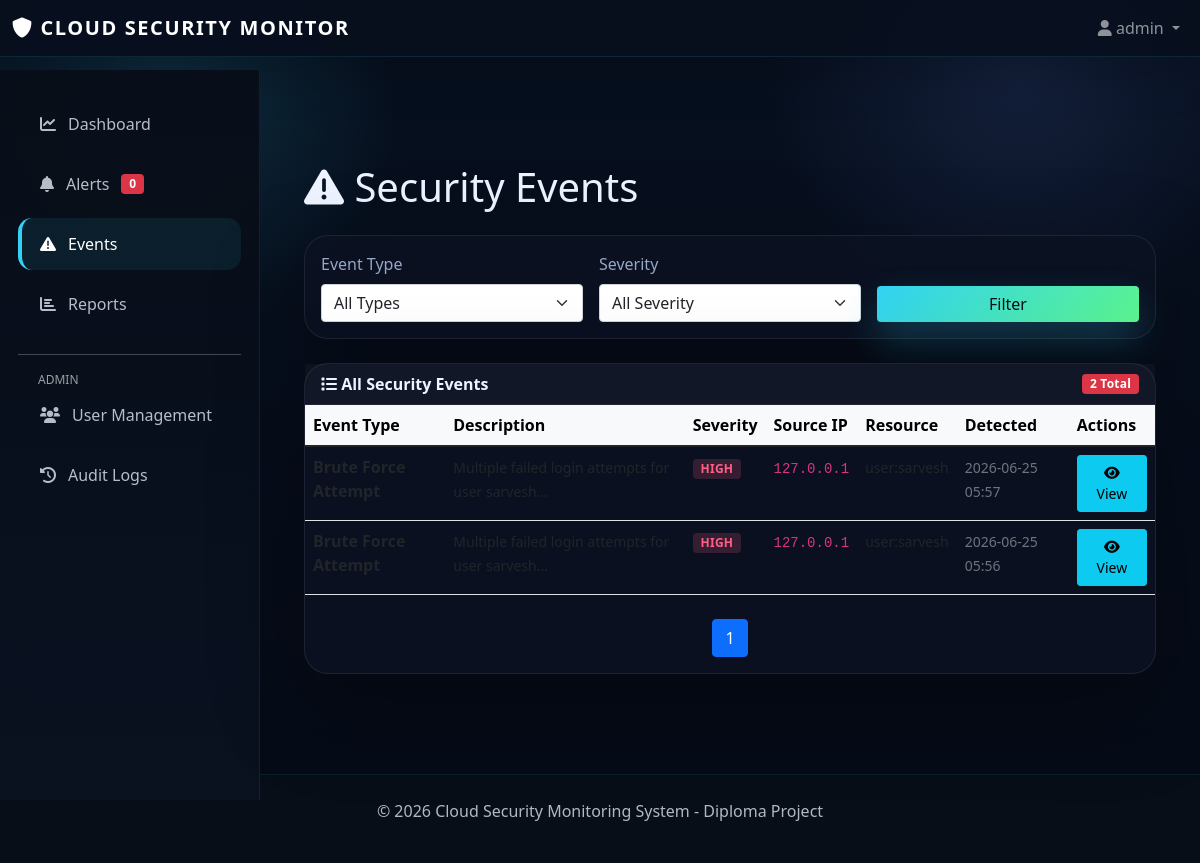
Screenshot of /events (signed in) with the database file from the repository.
### models.py (models this page shows, shortened)
class User(UserMixin, db.Model):
    __tablename__ = 'users'
    id = db.Column(db.Integer, primary_key=True)
    username = db.Column(db.String(120), unique=True, nullable=False, index=True)
    email = db.Column(db.String(120), unique=True, nullable=False)
    password_hash = db.Column(db.String(255), nullable=False)
    role = db.Column(db.Enum(UserRole), default=UserRole.VIEWER, nullable=False)
    is_active = db.Column(db.Boolean, default=True)
    created_at = db.Column(db.DateTime, default=datetime.utcnow)
    last_login = db.Column(db.DateTime)
    failed_login_attempts = db.Column(db.Integer, default=0)
    login_logs = db.relationship('LoginLog', backref='user', lazy=True, cascade='all, delete-orphan')
    activity_logs = db.relationship('ActivityLog', backref='user', lazy=True, cascade='all, delete-orphan')

class SecurityEvent(db.Model):
    __tablename__ = 'security_events'
    id = db.Column(db.Integer, primary_key=True)
    event_type = db.Column(db.String(100), nullable=False, index=True)  # brute_force, suspicious_access, config_change, etc.
    severity = db.Column(db.Enum(AlertSeverity), nullable=False, index=True)
    description = db.Column(db.Text, nullable=False)
    source_user_id = db.Column(db.Integer, db.ForeignKey('users.id'))
    source_ip = db.Column(db.String(45))
    affected_resource = db.Column(db.String(255))
    detected_at = db.Column(db.DateTime, default=datetime.utcnow, index=True)
    raw_data = db.Column(db.JSON)
    alerts = db.relationship('Alert', backref='event', lazy=True, cascade='all, delete-orphan')

### app.py (the view)
    @app.route('/events')
    @login_required
    @analyst_required
    def events_list():
        event_type = request.args.get('type')
        severity = request.args.get('severity')
        page = request.args.get('page', 1, type=int)
        query = SecurityEvent.query
        if event_type:
            query = query.filter(SecurityEvent.event_type == event_type)
        if severity:
            query = query.filter(SecurityEvent.severity == severity)
        events = query.order_by(SecurityEvent.detected_at.desc()).paginate(page=page, per_page=20)
        return render_template('events/list.html', events=events)

### auth.py (called while the page is built)
def analyst_required(f):
    @wraps(f)
    def decorated_function(*args, **kwargs):
        if not current_user.is_authenticated or current_user.role not in [UserRole.ADMIN, UserRole.ANALYST]:
            flash('Analyst access required', 'danger')
            return redirect(url_for('index'))
        return f(*args, **kwargs)
    return decorated_function

### templates/events/list.html (shortened to what this page needs)
{% extends "base.html" %}
{% block content %}
<div class="container-fluid">
    <h1 class="mb-4">
        <i class="fas fa-exclamation-triangle"></i> Security Events
    </h1>
    <div class="card mb-4">
        <div class="card-body">
            <form method="GET" class="row g-3">
                <div class="col-md-4">
                    <label for="type" class="form-label">Event Type</label>
                    <select class="form-select" id="type" name="type">
                        <option value="">All Types</option>
                    </select>
                </div>
                <div class="col-md-4">
                    <label for="severity" class="form-label">Severity</label>
                    <select class="form-select" id="severity" name="severity">
                        <option value="">All Severity</option>
                    </select>
                </div>
                <div class="col-md-4 d-flex align-items-end">
                    <button type="submit" class="btn btn-primary w-100">Filter</button>
                </div>
            </form>
        </div>
    </div>
    <div class="card">
        <div class="card-header">
            <div style="display: flex; justify-content: space-between; align-items: center;">
                <span><i class="fas fa-list"></i> All Security Events</span>
                <span class="badge bg-danger">{{ events.total }} Total</span>
            </div>
        </div>
        <div class="table-responsive">
            {% if events.items %}
            <table class="table table-hover mb-0">
                <thead class="table-light">
                    <tr>
                        <th>Event Type</th>
                        <th>Description</th>
                        <th>Severity</th>
                        <th>Source IP</th>
                        <th>Resource</th>
                        <th>Detected</th>
                        <th>Actions</th>
                    </tr>
                </thead>
                <tbody>
                    {% for event in events.items %}
                    <tr>
                        <td>
                            <strong>{{ event.event_type.replace('_', ' ').title() }}</strong>
                        </td>
                        <td>
                            <small>{{ event.description[:60] }}...</small>
                        </td>
                        <td>
                            <span class="badge badge-{{ event.severity.value }}">
                                {{ event.severity.value.upper() }}
                            </span>
                        </td>
                        <td>
                            {% if event.source_ip %}
                                <code>{{ event.source_ip }}</code>
                            {% else %}
                                <span class="text-muted">-</span>
                            {% endif %}
                        </td>
                        <td>
                            {% if event.affected_resource %}
                                <small>{{ event.affected_resource }}</small>
                            {% else %}
                                <span class="text-muted">-</span>
                            {% endif %}
                        </td>
                        <td>
                            <small class="text-muted">{{ event.detected_at.strftime('%Y-%m-%d %H:%M') }}</small>
                        </td>
                        <td>
                            <a href="/events/{{ event.id }}" class="btn btn-sm btn-info btn-sm-icon">
                                <i class="fas fa-eye"></i> View
                            </a>
                        </td>
                    </tr>
                    {% endfor %}
                </tbody>
            </table>
            <nav class="mt-4" aria-label="Page navigation">
                <ul class="pagination justify-content-center">
                    {% for page_num in events.iter_pages() %}
                        {% if page_num %}
                            {% if page_num == events.page %}
                            <li class="page-item active"><span class="page-link">{{ page_num }}</span></li>
                            {% else %}
                            <li class="page-item">
                                <a class="page-link" href="?page={{ page_num }}&type={{ request.args.get('type', '') }}&severity={{ request.args.get('severity', '') }}">{{ page_num }}</a>
                            </li>
                            {% endif %}
                        {% endif %}
                    {% endfor %}
                </ul>
            </nav>
            {% else %}
            <div class="text-center p-5">
                <i class="fas fa-check-circle" style="font-size: 48px; color: #27ae60;"></i>
                <p class="mt-3 text-muted">No security events detected</p>
            </div>
            {% endif %}
        </div>
    </div>
</div>
{% endblock %}

### templates/base.html (shortened to what this page needs)
<!DOCTYPE html>
<html lang="en">
<head>
    <link href="https://cdn.jsdelivr.net/npm/bootstrap@5.1.3/dist/css/bootstrap.min.css" rel="stylesheet">
    <link rel="stylesheet" href="https://cdnjs.cloudflare.com/ajax/libs/font-awesome/6.0.0/css/all.min.css">
</head>
<body>
    <nav class="navbar navbar-expand-lg navbar-dark">
        <div class="container-fluid">
            <a class="navbar-brand" href="/">
                <i class="fas fa-shield-alt"></i> Cloud Security Monitor
            </a>
            <div class="collapse navbar-collapse" id="navbarNav">
                <ul class="navbar-nav ms-auto">
                    {% if current_user.is_authenticated %}
                    <li class="nav-item dropdown">
                        <a class="nav-link dropdown-toggle" href="#" id="userDropdown" role="button" data-bs-toggle="dropdown">
                            <i class="fas fa-user"></i> {{ current_user.username }}
                        </a>
                    </li>
                    {% else %}
                    <li class="nav-item">
                        <a class="nav-link" href="/auth/login">Login</a>
                    </li>
                    {% endif %}
                </ul>
            </div>
        </div>
    </nav>
    {% if current_user.is_authenticated %}
    <div class="sidebar">
        <div class="nav flex-column">
            <a href="/dashboard" class="nav-link {% if request.endpoint == 'dashboard' %}active{% endif %}">
                <i class="fas fa-chart-line"></i> Dashboard
            </a>
            {% if current_user.role.value in ['analyst', 'admin'] %}
            <a href="/alerts" class="nav-link {% if request.endpoint == 'alerts_list' %}active{% endif %}">
                <i class="fas fa-bell"></i> Alerts
                <span class="badge bg-danger float-end">
                    <span id="alert-count">0</span>
                </span>
            </a>
            <a href="/events" class="nav-link {% if request.endpoint == 'events_list' %}active{% endif %}">
                <i class="fas fa-exclamation-triangle"></i> Events
            </a>
            <a href="/reports" class="nav-link {% if request.endpoint == 'reports' %}active{% endif %}">
                <i class="fas fa-chart-bar"></i> Reports
            </a>
            {% endif %}
            {% if current_user.role.value == 'admin' %}
            <hr style="border-color: rgba(255,255,255,0.1)">
            <span style="padding-left: 20px; font-size: 12px; color: rgba(255,255,255,0.6);">ADMIN</span>
            <a href="/admin/users" class="nav-link {% if request.endpoint == 'manage_users' %}active{% endif %}">
                <i class="fas fa-users"></i> User Management
            </a>
            <a href="/admin/logs" class="nav-link {% if request.endpoint == 'audit_logs' %}active{% endif %}">
                <i class="fas fa-history"></i> Audit Logs
            </a>
            {% endif %}
        </div>
    </div>
    {% endif %}
    <div class="main-content">
        {% block content %}{% endblock %}
    </div>
    <footer class="app-footer">
        <p>&copy; 2026 Cloud Security Monitoring System - Diploma Project</p>
    </footer>
</body>
</html>

### templates/base.html (style rules this page uses)
:root { --bg: #07101f; --surface: rgba(9, 18, 34, 0.94); --surface-soft: rgba(14, 24, 45, 0.92); --surface-muted: rgba(19, 31, 55, 0.82); --text: #eef4ff; --muted: #95a8c6; --accent: #31d2f4; --accent-strong: #6c8cff; --success: #5bf48e; --warning: #e5d96f; --danger: #ff5f86; --border: rgba(255, 255, 255, 0.08); --shadow: 0 32px 90px rgba(0, 0, 0, 0.34); }
* { box-sizing: border-box; }
body { margin: 0; min-height: 100vh; font-family: 'Segoe UI', Tahoma, Geneva, Verdana, sans-serif; color: var(--text); background: radial-gradient(circle at 14% 12%, rgba(49, 210, 244, 0.15), transparent 18%), radial-gradient(circle at 85% 10%, rgba(108, 140, 255, 0.12), transparent 20%), linear-gradient(180deg, #07101f 0%, #050a16 100%); }
a { color: inherit; text-decoration: none; }
.navbar { background: rgba(8, 15, 30, 0.96); border-bottom: 1px solid rgba(49, 210, 244, 0.12); box-shadow: 0 18px 45px rgba(0, 0, 0, 0.18); }
.navbar-brand { font-weight: 700; letter-spacing: 0.08em; text-transform: uppercase; }
.navbar-nav .nav-link { color: rgba(238, 244, 255, 0.82); transition: color 0.24s ease, transform 0.24s ease; }
.sidebar { background: linear-gradient(180deg, rgba(8, 14, 24, 0.96), rgba(10, 18, 33, 0.96)); color: var(--text); min-height: calc(100vh - 70px); padding: 28px 18px; position: fixed; width: 260px; left: 0; top: 70px; border-right: 1px solid rgba(49, 210, 244, 0.1); backdrop-filter: blur(16px); }
.sidebar .nav-link { color: rgba(238, 244, 255, 0.76); padding: 14px 18px; border-left: 4px solid transparent; border-radius: 14px; margin-bottom: 8px; transition: all 0.25s ease; display: flex; align-items: center; gap: 12px; }
.sidebar .nav-link:hover, .sidebar .nav-link.active { background: rgba(49, 210, 244, 0.08); color: #fff; border-left-color: var(--accent); }
.main-content { margin-left: 260px; margin-top: 70px; padding: 36px 32px; }
.card { border: 1px solid var(--border); background: rgba(11, 18, 33, 0.94); box-shadow: var(--shadow); border-radius: 24px; margin-bottom: 24px; }
.card-header { background: rgba(255, 255, 255, 0.03); border-bottom: 1px solid rgba(255, 255, 255, 0.07); font-weight: 700; color: var(--text); }
.card-body { color: var(--muted); }
.btn-primary { background: linear-gradient(135deg, var(--accent), var(--success)); border: none; color: #061017; box-shadow: 0 18px 38px rgba(49, 210, 244, 0.24); }
.badge { font-weight: 700; letter-spacing: 0.02em; }
.badge-critical, .badge-high { background-color: rgba(255, 95, 134, 0.18); color: var(--danger); }
.btn-sm-icon { padding: 0.4rem 0.8rem; font-size: 0.875rem; }
.app-footer { background: rgba(8, 14, 24, 0.94); border-top: 1px solid rgba(49, 210, 244, 0.08); color: rgba(238, 244, 255, 0.74); padding: 24px 32px; text-align: center; margin-top: 40px; }

### rows the page displays
User: username "admin"
SecurityEvent: event_type.replace "Brute Force Attempt", description "Multiple failed login attempts for user sarvesh", severity.value "HIGH", source_ip "127.0.0.1", affected_resource "user:sarvesh", detected_at "2026-06-25 05:57"
SecurityEvent: event_type.replace "Brute Force Attempt", description "Multiple failed login attempts for user sarvesh", severity.value "HIGH", source_ip "127.0.0.1", affected_resource "user:sarvesh", detected_at "2026-06-25 05:56"

### other values shown
{{ events.total }} "2"
{{ page_num }} "1"
